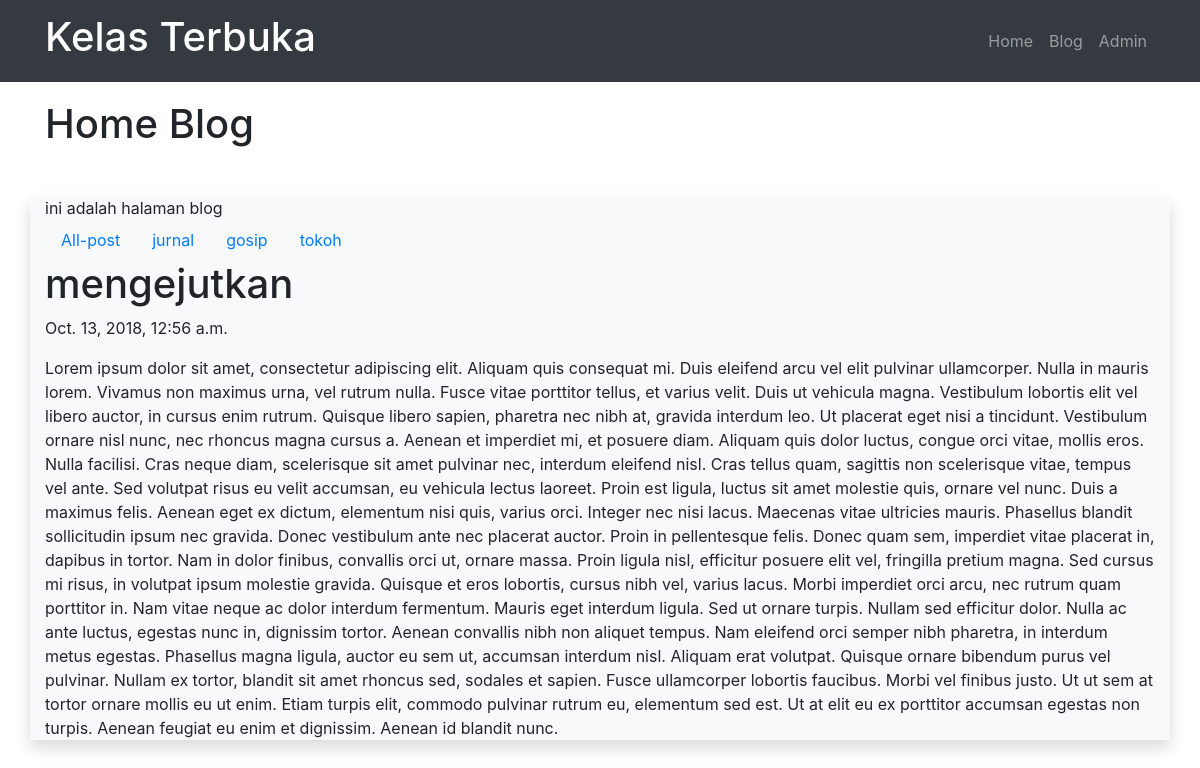
Screenshot of /blog/post/mengejutkan/ with the database file from the repository.
### blog/models.py (models this page shows, shortened)
class Post(models.Model):
	judul		= models.CharField(max_length=255)
	body		= models.TextField()
	category	= models.CharField(max_length=255)
	publish		= models.DateTimeField(auto_now_add = True)
	update		= models.DateTimeField(auto_now = True)
	slug		= models.SlugField(blank=True, editable = False)

### blog/views.py (the view)
# urls.py: url(r'^post/(?P<slugInput>[\w-]+)/$', views.detailPost, name="detail"),
def detailPost(request,slugInput):
	posts = Post.objects.get(slug=slugInput);
	categories = Post.objects.values('category').distinct();
	context = {
		'Judul':'Home Blog',
		'Content':'ini adalah halaman blog',
		'Categories':categories,
		'Posts':posts,
	}
	return render(request,'blog/detail.html',context)

### blog/templates/blog/detail.html (shortened to what this page needs)
{% extends "base.html" %}
{% block pageTitle %}
	{{Judul}}
{% endblock pageTitle %}
{% block contents %}
	{{Content}}
	<ul class="nav">
		<li class="nav-item">
			<a class = "nav-link" href="/blog" title="">
				All-post
			</a>
		</li>
	{% for dataCategory in Categories %}
		<li class="nav-item">
			<a class = "nav-link" href="/blog/category/{{dataCategory.category}}" title="">
				{{dataCategory.category}}
			</a>
		</li>
	{% endfor %}
	</ul>
	<h1>{{Posts.judul}}</h1>
	<p>{{Posts.publish}}</p>
	<p>{{Posts.body}}</p>
{% endblock contents %}

### rows the page displays
Post: judul "mengejutkan", publish "Oct. 13, 2018, 12:56 a.m.", body "Lorem ipsum dolor sit amet, consectetur adipiscing elit. Aliquam quis consequat mi. Duis eleifend arcu vel elit pulvinar ullamcorper. Nulla in mauris lorem. Vivamus non maximus urna, vel rutrum nulla. Fusce vitae porttitor tellus, et varius velit. Duis ut vehicula magna. Vestibulum lobortis elit vel libero auctor, in cursus enim rutrum. Quisque libero sapien, pharetra nec nibh at, gravida interdum leo. Ut placerat eget nisi a tincidunt. Vestibulum ornare nisl nunc, nec rhoncus magna cursus a. Aenean et imperdiet mi, et posuere diam. Aliquam quis dolor luctus, congue orci vitae, mollis eros. Nulla facilisi. Cras neque diam, scelerisque sit amet pulvinar nec, interdum eleifend nisl. Cras…"

### other values shown
{{ Judul }} "Home Blog"
{{ Content }} "ini adalah halaman blog"
{{ dataCategory.category }} "jurnal" "gosip" "tokoh"
